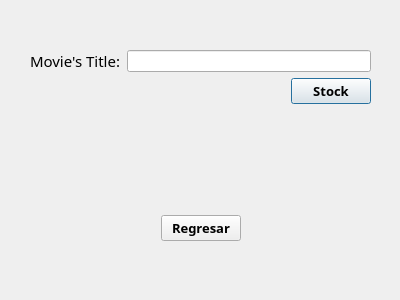
<?xml version="1.0" encoding="UTF-8"?>
<ui version="4.0">
 <class>Stock</class>
 <widget class="QDialog" name="Stock">
  <property name="geometry">
   <rect>
    <x>0</x>
    <y>0</y>
    <width>400</width>
    <height>300</height>
   </rect>
  </property>
  <property name="windowTitle">
   <string>Dialog</string>
  </property>
  <widget class="QWidget" name="layoutWidget">
   <property name="geometry">
    <rect>
     <x>30</x>
     <y>50</y>
     <width>341</width>
     <height>191</height>
    </rect>
   </property>
   <layout class="QVBoxLayout" name="verticalLayout_3">
    <item>
     <layout class="QVBoxLayout" name="verticalLayout">
      <item>
       <layout class="QHBoxLayout" name="horizontalLayout">
        <item>
         <widget class="QLabel" name="labelTitle">
          <property name="font">
           <font>
            <family>Footlight MT Light</family>
            <pointsize>11</pointsize>
           </font>
          </property>
          <property name="text">
           <string>Movie's Title:</string>
          </property>
         </widget>
        </item>
        <item>
         <widget class="QLineEdit" name="titleMovie"/>
        </item>
       </layout>
      </item>
      <item>
       <layout class="QHBoxLayout" name="horizontalLayout_2">
        <item>
         <spacer name="horizontalSpacer">
          <property name="orientation">
           <enum>Qt::Horizontal</enum>
          </property>
          <property name="sizeHint" stdset="0">
           <size>
            <width>40</width>
            <height>20</height>
           </size>
          </property>
         </spacer>
        </item>
        <item>
         <widget class="QPushButton" name="pushStock">
          <property name="font">
           <font>
            <family>Bahnschrift SemiBold SemiConden</family>
            <pointsize>10</pointsize>
            <weight>75</weight>
            <bold>true</bold>
           </font>
          </property>
          <property name="text">
           <string>Stock</string>
          </property>
         </widget>
        </item>
       </layout>
      </item>
     </layout>
    </item>
    <item>
     <layout class="QVBoxLayout" name="verticalLayout_2">
      <item>
       <spacer name="verticalSpacer_2">
        <property name="orientation">
         <enum>Qt::Vertical</enum>
        </property>
        <property name="sizeHint" stdset="0">
         <size>
          <width>20</width>
          <height>40</height>
         </size>
        </property>
       </spacer>
      </item>
      <item>
       <widget class="QLabel" name="labelResult">
        <property name="font">
         <font>
          <family>Bahnschrift SemiBold SemiConden</family>
          <pointsize>12</pointsize>
          <weight>75</weight>
          <bold>true</bold>
         </font>
        </property>
        <property name="text">
         <string/>
        </property>
        <property name="alignment">
         <set>Qt::AlignCenter</set>
        </property>
       </widget>
      </item>
      <item>
       <spacer name="verticalSpacer">
        <property name="orientation">
         <enum>Qt::Vertical</enum>
        </property>
        <property name="sizeHint" stdset="0">
         <size>
          <width>20</width>
          <height>40</height>
         </size>
        </property>
       </spacer>
      </item>
      <item>
       <layout class="QHBoxLayout" name="horizontalLayout_3">
        <item>
         <spacer name="horizontalSpacer_3">
          <property name="orientation">
           <enum>Qt::Horizontal</enum>
          </property>
          <property name="sizeHint" stdset="0">
           <size>
            <width>40</width>
            <height>20</height>
           </size>
          </property>
         </spacer>
        </item>
        <item>
         <widget class="QPushButton" name="pushBack3">
          <property name="font">
           <font>
            <family>Bahnschrift SemiBold SemiConden</family>
            <pointsize>10</pointsize>
            <weight>75</weight>
            <bold>true</bold>
           </font>
          </property>
          <property name="text">
           <string>Regresar</string>
          </property>
         </widget>
        </item>
        <item>
         <spacer name="horizontalSpacer_2">
          <property name="orientation">
           <enum>Qt::Horizontal</enum>
          </property>
          <property name="sizeHint" stdset="0">
           <size>
            <width>40</width>
            <height>20</height>
           </size>
          </property>
         </spacer>
        </item>
       </layout>
      </item>
     </layout>
    </item>
   </layout>
  </widget>
 </widget>
 <resources/>
 <connections/>
</ui>
